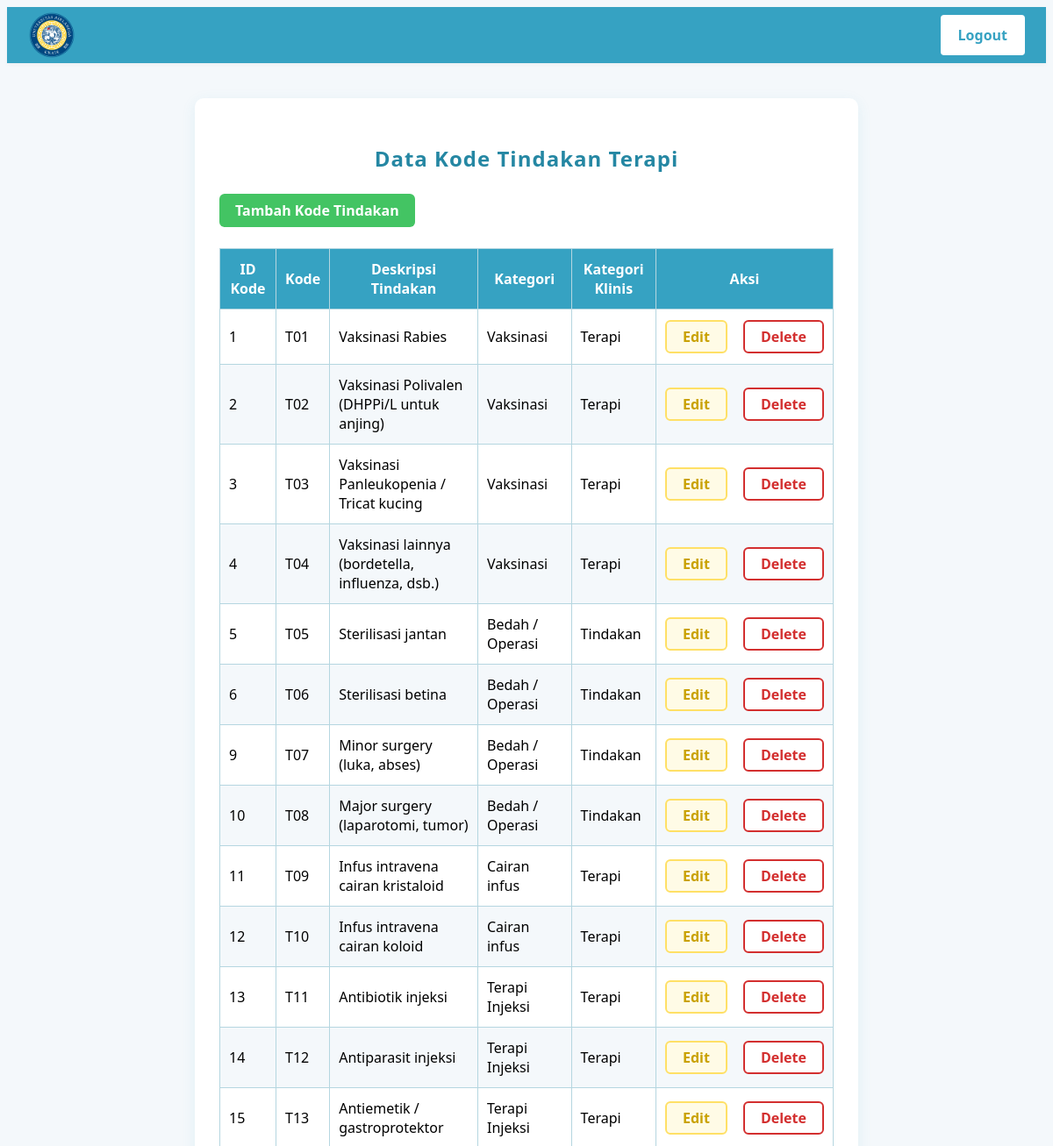
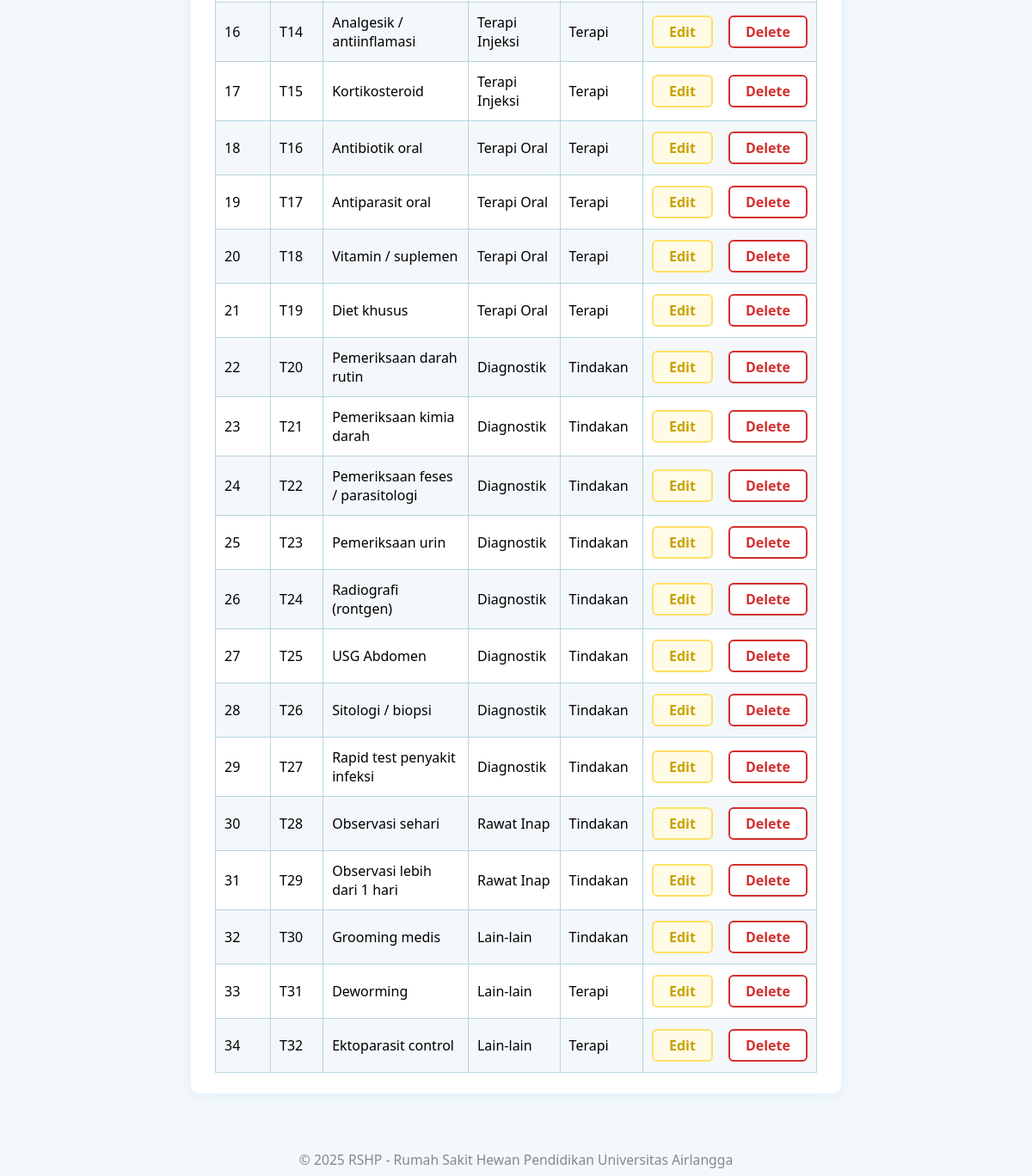
The app's page /roles/medis/kategori/KodeTindakanTerapiView.php with its own data (2 pictures, top to bottom).
### tables this page shows
CREATE TABLE `kode_tindakan_terapi` (
  `idkode_tindakan_terapi` int NOT NULL,
  `kode` varchar(5) DEFAULT NULL,
  `deskripsi_tindakan_terapi` varchar(1000) DEFAULT NULL,
  `idkategori` int NOT NULL,
  `idkategori_klinis` int NOT NULL
);

### databases/koneksi.php (called while the page is built, shortened)
<?php
class Database {
	private $host;
	private $user;
	private $pass;
	private $db;
	private $conn;
	public function __construct(
		$host = 'localhost',
		$user = 'root',
		$pass = '',
		$db   = 'kuliah_wf_2025'
	) {
		$this->host = $host;
		$this->user = $user;
		$this->pass = $pass;
		$this->db   = $db;
	}
	private function connect() {
		$this->conn = new mysqli($this->host, $this->user, $this->pass, $this->db);
	}
	public function select($query, $params = [], $types = '') {
		$stmt = $this->conn->prepare($query);
		$stmt->execute();
		$result = $stmt->get_result();
		$data = $result ? $result->fetch_all(MYSQLI_ASSOC) : [];
		return $data;
	}
	public function closeConnection() {
		if ($this->conn) {
			$this->conn = null;
		}
	}
}
?>

### models/KodeTindakanTerapi.php (called while the page is built, shortened)
<?php
require_once __DIR__ . '/../databases/koneksi.php';
class KodeTindakanTerapi {
	public static function getAll() {
		$db = new Database();
		$sql = "SELECT * FROM kode_tindakan_terapi";
		return $db->select($sql);
	}
}

### controllers/KodeTindakanTerapiController.php (called while the page is built, shortened)
<?php
require_once __DIR__ . '/../models/KodeTindakanTerapi.php';
class KodeTindakanTerapiController
{
	public function __construct()
	{
		$this->tindakanList = KodeTindakanTerapi::getAll();
	}
}

### models/Kategori.php (called while the page is built, shortened)
<?php
require_once __DIR__ . '/../databases/koneksi.php';
class Kategori
{
	public static function getAll()
	{
		$db = new Database();
		$sql = "SELECT * FROM kategori";
		return $db->select($sql);
	}
}

### models/KategoriKlinis.php (called while the page is built, shortened)
<?php
require_once __DIR__ . '/../databases/koneksi.php';
class KategoriKlinis {
    public static function getAll() {
        $db = new Database();
        $sql = "SELECT * FROM kategori_klinis";
        return $db->select($sql);
    }
}

### roles/medis/kategori/KodeTindakanTerapiView.php (the view, shortened to what this page needs)
<?php
require_once __DIR__ . '/../../../controllers/KodeTindakanTerapiController.php';
require_once __DIR__ . '/../../../models/Kategori.php';
require_once __DIR__ . '/../../../models/KategoriKlinis.php';
class KodeTindakanTerapiView {
	private $tindakanList;
	private $kategoriMap;
	private $klinisMap;
	public function __construct($tindakanList) {
		$this->tindakanList = $tindakanList;
		$this->kategoriMap = [];
		foreach (Kategori::getAll() as $kat) {
			$this->kategoriMap[$kat['idkategori']] = $kat['nama_kategori'];
		}
		$this->klinisMap = [];
		foreach (KategoriKlinis::getAll() as $klinis) {
			$this->klinisMap[$klinis['idkategori_klinis']] = $klinis['nama_kategori_klinis'];
		}
	}
	public function render() {
?>
		<!DOCTYPE html>
		<html lang="id">
		<head>
			<link rel="stylesheet" href="../../../assets/css/kode_tindakan_terapi.css?v=<?php echo time(); ?>">
		</head>
		<body>
			<?php include('../../../views/partials/menu.php'); ?>
			<div class="kode-tindakan-container">
				<h2>Data Kode Tindakan Terapi</h2>
				<a href="TambahKodeTindakanTerapiView.php" class="tambah-tindakan-btn">Tambah Kode Tindakan</a>
				<table class="tindakan-table">
					<thead>
						<tr>
							<th>ID Kode</th>
							<th>Kode</th>
							<th>Deskripsi Tindakan</th>
							<th>Kategori</th>
							<th>Kategori Klinis</th>
							<th>Aksi</th>
						</tr>
					</thead>
					<tbody>
						<?php foreach ($this->tindakanList as $tindakan) : ?>
							<tr>
								<td><?php echo htmlspecialchars($tindakan['idkode_tindakan_terapi']); ?></td>
								<td><?php echo htmlspecialchars($tindakan['kode']); ?></td>
								<td><?php echo htmlspecialchars($tindakan['deskripsi_tindakan_terapi']); ?></td>
								<td><?php echo isset($this->kategoriMap[$tindakan['idkategori']]) ? htmlspecialchars($this->kategoriMap[$tindakan['idkategori']]) : '-'; ?></td>
								<td><?php echo isset($this->klinisMap[$tindakan['idkategori_klinis']]) ? htmlspecialchars($this->klinisMap[$tindakan['idkategori_klinis']]) : '-'; ?></td>
								<td>
									<div class="aksi-btn-group">
										<a href="EditKodeTindakanTerapiView.php?idkode_tindakan_terapi=<?php echo urlencode($tindakan['idkode_tindakan_terapi']); ?>" class="edit-btn">Edit</a>
										<a href="DeleteKodeTindakanTerapiView.php?idkode_tindakan_terapi=<?php echo urlencode($tindakan['idkode_tindakan_terapi']); ?>" class="delete-btn">Delete</a>
									</div>
								</td>
							</tr>
						<?php endforeach; ?>
					</tbody>
				</table>
			</div>
			<?php include('../../../views/partials/footer.php'); ?>
		</body>
		</html>
<?php
		return ob_get_clean();
	}
}
$controller = new KodeTindakanTerapiController();
$tindakanList = $controller->tindakanList;
$view = new KodeTindakanTerapiView($tindakanList);
echo $view->render();

### assets/css/kode_tindakan_terapi.css (style rules this page uses)
.aksi-btn-group { display: flex; gap: 10px; justify-content: flex-start; align-items: center; }
body { background: #f4f8fb; font-family: 'Segoe UI', Arial, sans-serif; }
.kode-tindakan-container { background: #fff; max-width: 700px; margin: 40px auto 0 auto; padding: 32px 28px 24px 28px; border-radius: 10px; box-shadow: 0 4px 16px rgba(54, 162, 194, 0.10); }
.kode-tindakan-container h2 { color: #2587a3; text-align: center; margin-bottom: 24px; letter-spacing: 1px; }
.tambah-tindakan-btn { display: inline-block; background: #43c463; color: #fff; padding: 8px 18px; border-radius: 6px; text-decoration: none; font-weight: 600; margin-bottom: 16px; transition: background 0.2s; }
.tindakan-table { width: 100%; border-collapse: collapse; background: #fff; margin-top: 8px; }
.tindakan-table th, .tindakan-table td { border: 1px solid #b5d6e0; padding: 12px 10px; text-align: left; font-size: 1em; }
.tindakan-table th { background: #36a2c2; color: #fff; font-weight: 700; text-align: center; }
.tindakan-table tr:nth-child(even) { background: #f4f8fb; }
.edit-btn { display: inline-block; background: #fffbe6; color: #c9a100; border: 2px solid #ffe066; padding: 6px 18px; border-radius: 6px; text-decoration: none; font-size: 1em; font-weight: 600; margin-right: 8px; transition: background 0.2s, color 0.2s, border 0.2s; box-sizing: border-box; }
.delete-btn { display: inline-block; background: #fff; color: #d32f2f; border: 2px solid #d32f2f; padding: 6px 18px; border-radius: 6px; text-decoration: none; font-size: 1em; font-weight: 600; transition: background 0.2s, color 0.2s, border 0.2s; box-sizing: border-box; }

### records on screen
kode_tindakan_terapi: idkode_tindakan_terapi "1", kode "T01", deskripsi_tindakan_terapi "Vaksinasi Rabies", idkategori "Vaksinasi", idkategori_klinis "Terapi"
kode_tindakan_terapi: idkode_tindakan_terapi "2", kode "T02", deskripsi_tindakan_terapi "Vaksinasi Polivalen (DHPPi/L untuk anjing)", idkategori "Vaksinasi", idkategori_klinis "Terapi"
kode_tindakan_terapi: idkode_tindakan_terapi "3", kode "T03", deskripsi_tindakan_terapi "Vaksinasi Panleukopenia / Tricat kucing", idkategori "Vaksinasi", idkategori_klinis "Terapi"
kode_tindakan_terapi: idkode_tindakan_terapi "4", kode "T04", deskripsi_tindakan_terapi "Vaksinasi lainnya (bordetella, influenza, dsb.)", idkategori "Vaksinasi", idkategori_klinis "Terapi"
kode_tindakan_terapi: idkode_tindakan_terapi "5", kode "T05", deskripsi_tindakan_terapi "Sterilisasi jantan", idkategori "Bedah / Operasi", idkategori_klinis "Tindakan"
kode_tindakan_terapi: idkode_tindakan_terapi "6", kode "T06", deskripsi_tindakan_terapi "Sterilisasi betina", idkategori "Bedah / Operasi", idkategori_klinis "Tindakan"
kode_tindakan_terapi: idkode_tindakan_terapi "9", kode "T07", deskripsi_tindakan_terapi "Minor surgery (luka, abses)", idkategori "Bedah / Operasi", idkategori_klinis "Tindakan"
kode_tindakan_terapi: idkode_tindakan_terapi "10", kode "T08", deskripsi_tindakan_terapi "Major surgery (laparotomi, tumor)", idkategori "Bedah / Operasi", idkategori_klinis "Tindakan"
kode_tindakan_terapi: idkode_tindakan_terapi "11", kode "T09", deskripsi_tindakan_terapi "Infus intravena cairan kristaloid", idkategori "Cairan infus", idkategori_klinis "Terapi"
kode_tindakan_terapi: idkode_tindakan_terapi "12", kode "T10", deskripsi_tindakan_terapi "Infus intravena cairan koloid", idkategori "Cairan infus", idkategori_klinis "Terapi"
kode_tindakan_terapi: idkode_tindakan_terapi "13", kode "T11", deskripsi_tindakan_terapi "Antibiotik injeksi", idkategori "Terapi Injeksi", idkategori_klinis "Terapi"
kode_tindakan_terapi: idkode_tindakan_terapi "14", kode "T12", deskripsi_tindakan_terapi "Antiparasit injeksi", idkategori "Terapi Injeksi", idkategori_klinis "Terapi"
kode_tindakan_terapi: idkode_tindakan_terapi "15", kode "T13", deskripsi_tindakan_terapi "Antiemetik / gastroprotektor", idkategori "Terapi Injeksi", idkategori_klinis "Terapi"
kode_tindakan_terapi: idkode_tindakan_terapi "16", kode "T14", deskripsi_tindakan_terapi "Analgesik / antiinflamasi", idkategori "Terapi Injeksi", idkategori_klinis "Terapi"
kode_tindakan_terapi: idkode_tindakan_terapi "17", kode "T15", deskripsi_tindakan_terapi "Kortikosteroid", idkategori "Terapi Injeksi", idkategori_klinis "Terapi"
kode_tindakan_terapi: idkode_tindakan_terapi "18", kode "T16", deskripsi_tindakan_terapi "Antibiotik oral", idkategori "Terapi Oral", idkategori_klinis "Terapi"
kode_tindakan_terapi: idkode_tindakan_terapi "19", kode "T17", deskripsi_tindakan_terapi "Antiparasit oral", idkategori "Terapi Oral", idkategori_klinis "Terapi"
kode_tindakan_terapi: idkode_tindakan_terapi "20", kode "T18", deskripsi_tindakan_terapi "Vitamin / suplemen", idkategori "Terapi Oral", idkategori_klinis "Terapi"
kode_tindakan_terapi: idkode_tindakan_terapi "21", kode "T19", deskripsi_tindakan_terapi "Diet khusus", idkategori "Terapi Oral", idkategori_klinis "Terapi"
kode_tindakan_terapi: idkode_tindakan_terapi "22", kode "T20", deskripsi_tindakan_terapi "Pemeriksaan darah rutin", idkategori "Diagnostik", idkategori_klinis "Tindakan"
kode_tindakan_terapi: idkode_tindakan_terapi "23", kode "T21", deskripsi_tindakan_terapi "Pemeriksaan kimia darah", idkategori "Diagnostik", idkategori_klinis "Tindakan"
kode_tindakan_terapi: idkode_tindakan_terapi "24", kode "T22", deskripsi_tindakan_terapi "Pemeriksaan feses / parasitologi", idkategori "Diagnostik", idkategori_klinis "Tindakan"
kode_tindakan_terapi: idkode_tindakan_terapi "25", kode "T23", deskripsi_tindakan_terapi "Pemeriksaan urin", idkategori "Diagnostik", idkategori_klinis "Tindakan"
kode_tindakan_terapi: idkode_tindakan_terapi "26", kode "T24", deskripsi_tindakan_terapi "Radiografi (rontgen)", idkategori "Diagnostik", idkategori_klinis "Tindakan"
kode_tindakan_terapi: idkode_tindakan_terapi "27", kode "T25", deskripsi_tindakan_terapi "USG Abdomen", idkategori "Diagnostik", idkategori_klinis "Tindakan"
kode_tindakan_terapi: idkode_tindakan_terapi "28", kode "T26", deskripsi_tindakan_terapi "Sitologi / biopsi", idkategori "Diagnostik", idkategori_klinis "Tindakan"
kode_tindakan_terapi: idkode_tindakan_terapi "29", kode "T27", deskripsi_tindakan_terapi "Rapid test penyakit infeksi", idkategori "Diagnostik", idkategori_klinis "Tindakan"
kode_tindakan_terapi: idkode_tindakan_terapi "30", kode "T28", deskripsi_tindakan_terapi "Observasi sehari", idkategori "Rawat Inap", idkategori_klinis "Tindakan"
kode_tindakan_terapi: idkode_tindakan_terapi "31", kode "T29", deskripsi_tindakan_terapi "Observasi lebih dari 1 hari", idkategori "Rawat Inap", idkategori_klinis "Tindakan"
kode_tindakan_terapi: idkode_tindakan_terapi "32", kode "T30", deskripsi_tindakan_terapi "Grooming medis", idkategori "Lain-lain", idkategori_klinis "Tindakan"
kode_tindakan_terapi: idkode_tindakan_terapi "33", kode "T31", deskripsi_tindakan_terapi "Deworming", idkategori "Lain-lain", idkategori_klinis "Terapi"
kode_tindakan_terapi: idkode_tindakan_terapi "34", kode "T32", deskripsi_tindakan_terapi "Ektoparasit control", idkategori "Lain-lain", idkategori_klinis "Terapi"
